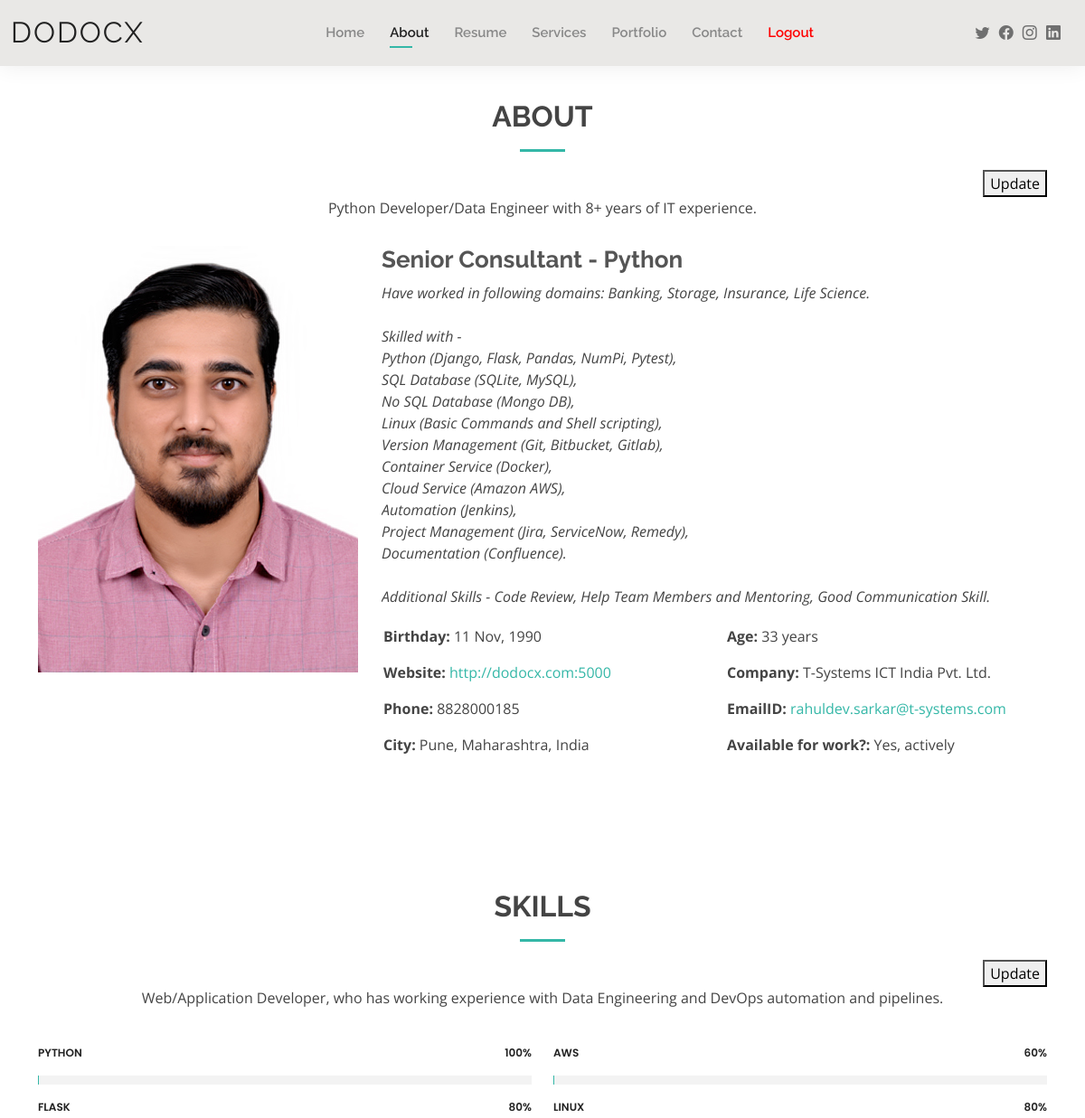
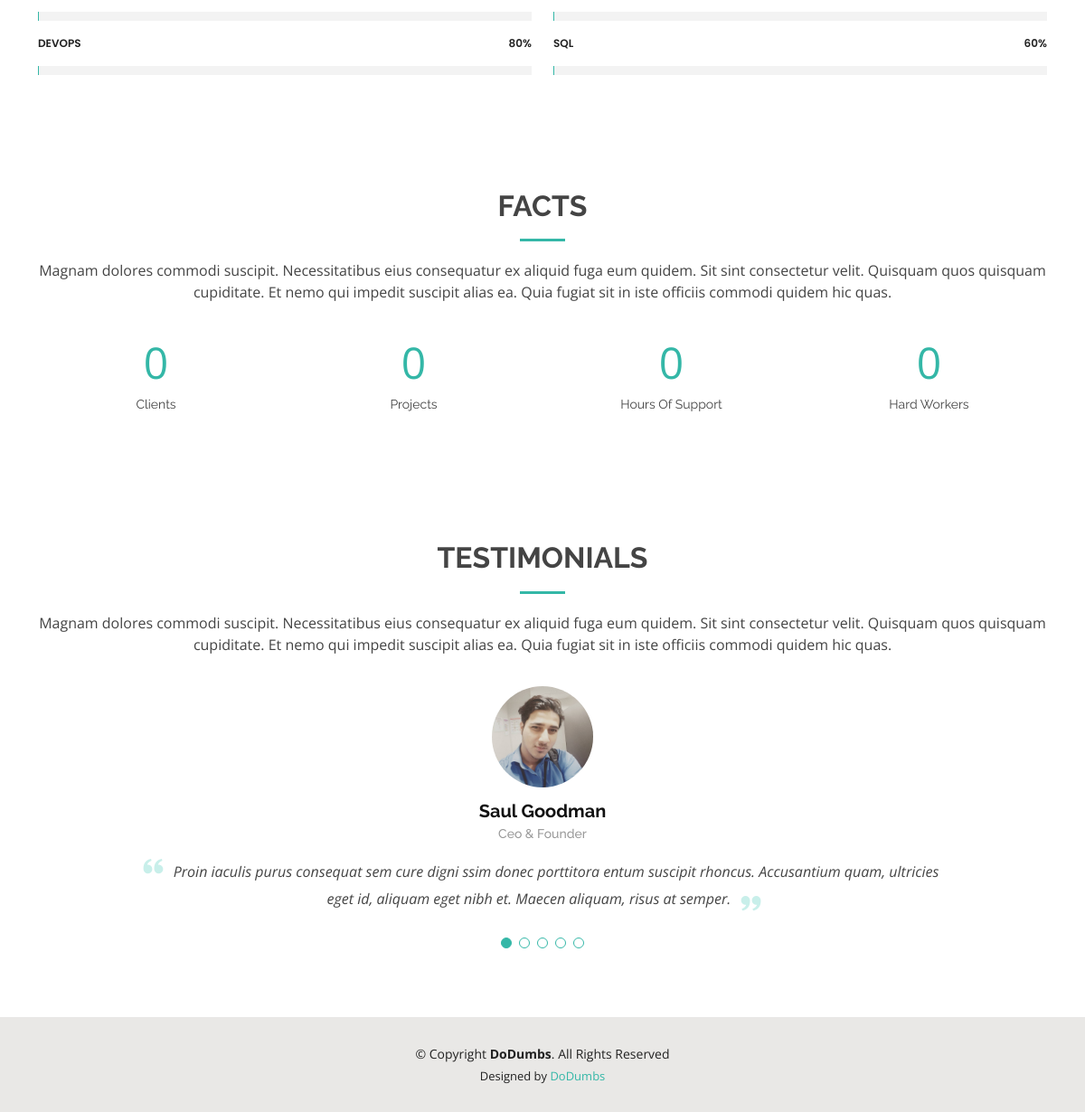
Page /about/ (signed in) on the committed database (2 pictures, top to bottom).
### database/models.py (models this page shows, shortened)
class AboutMe(db.Model):
    userid = db.Column("UserID", db.String(20), primary_key=True)
    email = db.Column("EmailID", db.String(100))
    summary = db.Column("Summary", db.String(64000))
    about = db.Column("About", db.String(16000000))
    company = db.Column("Company", db.String(100))
    dpfile = db.Column("DPFile", db.String(500))
    designation = db.Column("Designation", db.String(100))
    dob = db.Column("DOB", db.String(10))
    phone = db.Column("Phone", db.String(15))
    city = db.Column("City", db.String(100))
    availability = db.Column("Availability", db.Integer())
    website = db.Column("Website", db.String(100))

### views.py (the view)
@app.route("/about/")
@check_login
def about_me():
    userid = session[USERID]
    user_details = AboutMe.query.filter_by(userid=userid).first()
    about_fields = dict()
    about_fields[EMAIL] = anchorify(user_details.email, mailto=True)
    about_fields[SUMMARY] = user_details.summary
    about_fields[ABOUT] = url_detector(user_details.about)
    about_fields[COMPANY] = user_details.company
    about_fields[DPFILE] = user_details.dpfile
    if not about_fields[DPFILE]:
        about_fields[DPFILE] = PROFILE_PIC
    about_fields[DESIGNATION] = user_details.designation
    dob = user_details.dob
    if dob:
        about_fields[DOB] = dob_format(dob)
    else:
        about_fields[DOB] = None
    about_fields[PHONE] = user_details.phone
    about_fields[CITY] = user_details.city
    about_fields[WEBSITE] = anchorify(user_details.website)
    about_fields[AVAILABILITY] = JOB_ACTIVITY.get(user_details.availability)
    if about_fields[DOB]:
        about_fields[AGE] = calculate_age(dob)
    else:
        about_fields[AGE] = None
    if about_fields:
        session[ABOUT_ME] = about_fields
    return render_template(
        ABOUT_PAGE,
        **about_fields,
        skilldesc="Web/Application Developer, who has working experience with Data Engineering and DevOps automation and pipelines.",
        skill1="Python",
        progress1="100",
        skill2="Flask",
        progress2="80",
        skill3="DevOps",
        progress3="80",
        skill4="AWS",
        progress4="60",
        skill5="Linux",
        progress5="80",
        skill6="SQL",
        progress6="60",
    )

### common_functions/module.py (called while the page is built)
def calculate_age(dob):
    year, month, day = list(map(lambda s: int(s), dob.split("-")))
    birth_date = date(year, month, day)
    today = date.today()
    age = (
        today.year
        - birth_date.year
        - ((today.month, today.day) < (birth_date.month, birth_date.day))
    )
    return f"{age} years"

def anchorify(url, mailto=False):
    if not mailto:
        link = f"https://{url}" if not url.startswith("http") else url
        return f'<a target="_blank" href="{link}">{url}</a>'
    return f'<a target="_blank" href="mailto:{url}">{url}</a>'

def url_detector(para):
    regex = (
        r"(?i)\b((?:https?://|www\d{0,3}[.]|[a-z0-9.\-]+[.][a-z]{2,4}/)(?:[^\s()<>]+|\(([^\s()<>]+|"
        r"(\([^\s()<>]+\)))*\))+(?:\(([^\s()<>]+|(\([^\s()<>]+\)))*\)|[^\s`!()\[\]{};:'\".,<>?«»“”‘’]))"
    )
    urls = re.findall(regex, para)
    for url in urls:
        para = para.replace(url[0], anchorify(url[0]))
    return para

def check_login(route_func):
    @wraps(route_func)
    def validate():
        userid = session.get(USERID, None)
        if not userid:
            flash("You are not logged in. Please login.", MESSAGE)
            return redirect(url_for(LOGIN))
        return route_func()
    return validate

def dob_format(dob):
    months = {
        "01": "January",
        "02": "February",
        "03": "March",
        "04": "April",
        "05": "May",
        "06": "June",
        "07": "July",
        "08": "August",
        "09": "September",
        "10": "October",
        "11": "November",
        "12": "December",
    }
    year, month, day = dob.split("-")
    return f"{day} {months[month][:3]}, {year}"

### templates/about.html (shortened to what this page needs)
<!DOCTYPE html>
<html lang="en">
<head>
  <link href="../static/assets/vendor/aos/aos.css" rel="stylesheet">
  <link href="../static/assets/vendor/bootstrap/css/bootstrap.min.css" rel="stylesheet">
  <link href="../static/assets/vendor/bootstrap-icons/bootstrap-icons.css" rel="stylesheet">
  <link href="../static/assets/vendor/boxicons/css/boxicons.min.css" rel="stylesheet">
  <link href="../static/assets/vendor/glightbox/css/glightbox.min.css" rel="stylesheet">
  <link href="../static/assets/vendor/swiper/swiper-bundle.min.css" rel="stylesheet">
  <link href="../static/assets/css/style.css" rel="stylesheet">
</head>
<body>
  <header id="header" class="fixed-top">
    <div class="container-fluid d-flex justify-content-between align-items-center">
      <h1 class="logo me-auto me-lg-0"><a href="index.html">DoDocx</a></h1>
      <nav id="navbar" class="navbar order-last order-lg-0">
        <ul>
          <li><a href="/home">Home</a></li>
          <li><a class="active" href="/about">About</a></li>
          <li><a href="resume.html">Resume</a></li>
          <li><a href="services.html">Services</a></li>
          <li><a href="portfolio.html">Portfolio</a></li>
          <li><a href="contact.html">Contact</a></li>
          <li><a onclick="myFunction()" style="color:red;" href="#">Logout</a></li>
        </ul>
      </nav>
      <div class="header-social-links">
        <a href="#" class="twitter"><i class="bi bi-twitter"></i></a>
        <a href="#" class="facebook"><i class="bi bi-facebook"></i></a>
        <a href="#" class="instagram"><i class="bi bi-instagram"></i></a>
        <a href="#" class="linkedin"><i class="bi bi-linkedin"></i></a>
      </div>
    </div>
  </header>
  <main id="main">
    <section id="about" class="about">
      <div class="container" data-aos="fade-up">
        <div class="section-title">
          <h2>About</h2>
          <p align="right">
            <button type="button" onclick="location.href = './addormodify/';">Update</button>
          </p>
          <p>{{ summary }}</p>
        </div>
        <div class="row">
          <div class="col-lg-4">
            <img src="../static/profile_avatars/{{ dpfile }}" class="img-fluid" alt="">
          </div>
          <div class="col-lg-8 pt-4 pt-lg-0 content">
            <h3>{{ designation }}</h3>
            <p style="white-space: pre; overflow:auto; pointer-events: initial" class="fst-italic">{{ about|safe }}</p>
            <div class="row">
              <div class="col-lg-6">
                <ul>
                  <li><i class="bi bi-rounded-right"></i> <strong>Birthday:</strong> {{ dob }}</li>
                  <li><i class="bi bi-rounded-right"></i> <strong>Website:</strong> {{ website|safe }}</li>
                  <li><i class="bi bi-rounded-right"></i> <strong>Phone:</strong> {{ phone }}</li>
                  <li><i class="bi bi-rounded-right"></i> <strong>City:</strong> {{ city }}</li>
                </ul>
              </div>
              <div class="col-lg-6">
                <ul>
                  <li><i class="bi bi-rounded-right"></i> <strong>Age:</strong> {{ age }}</li>
                  <li><i class="bi bi-rounded-right"></i> <strong>Company:</strong> {{ company }}</li>
                  <li><i class="bi bi-rounded-right"></i> <strong>EmailID:</strong> {{ email|safe }}</li>
                  <li><i class="bi bi-rounded-right"></i> <strong>Available for work?:</strong> {{ availability }}</li>
                </ul>
              </div>
            </div>
          </div>
        </div>
      </div>
    </section>
    <section id="skills" class="skills">
      <div class="container" data-aos="fade-up">
        <div class="section-title">
          <h2>Skills</h2>
          <p align="right">
            <button type="button" onclick="location.href = './modifyskills/';">Update</button>
          </p>
          <p>{{ skilldesc }}</p>
        </div>
        <div class="row skills-content">
          <div class="col-lg-6">
            <div class="progress">
              <span class="skill">{{ skill1 }} <i class="val">{{ progress1 }}%</i></span>
              <div class="progress-bar-wrap">
              </div>
            </div>
            <div class="progress">
              <span class="skill">{{ skill2 }} <i class="val">{{ progress2 }}%</i></span>
              <div class="progress-bar-wrap">
              </div>
            </div>
            <div class="progress">
              <span class="skill">{{ skill3 }} <i class="val">{{ progress3 }}%</i></span>
              <div class="progress-bar-wrap">
              </div>
            </div>
          </div>
          <div class="col-lg-6">
            <div class="progress">
              <span class="skill">{{ skill4 }} <i class="val">{{ progress4 }}%</i></span>
              <div class="progress-bar-wrap">
              </div>
            </div>
            <div class="progress">
              <span class="skill">{{ skill5 }} <i class="val">{{ progress5 }}%</i></span>
              <div class="progress-bar-wrap">
              </div>
            </div>
            <div class="progress">
              <span class="skill">{{ skill6 }} <i class="val">{{ progress6 }}%</i></span>
              <div class="progress-bar-wrap">
              </div>
            </div>
          </div>
        </div>
      </div>
    </section>
    <section id="facts" class="facts">
      <div class="container" data-aos="fade-up">
        <div class="section-title">
          <h2>Facts</h2>
          <p>Magnam dolores commodi suscipit. Necessitatibus eius consequatur ex aliquid fuga eum quidem. Sit sint consectetur velit. Quisquam quos quisquam cupiditate. Et nemo qui impedit suscipit alias ea. Quia fugiat sit in iste officiis commodi quidem hic quas.</p>
        </div>
        <div class="row counters">
          <div class="col-lg-3 col-6 text-center">
            <span data-purecounter-start="0" data-purecounter-end="232" data-purecounter-duration="1" class="purecounter"></span>
            <p>Clients</p>
          </div>
          <div class="col-lg-3 col-6 text-center">
            <span data-purecounter-start="0" data-purecounter-end="521" data-purecounter-duration="1" class="purecounter"></span>
            <p>Projects</p>
          </div>
          <div class="col-lg-3 col-6 text-center">
            <span data-purecounter-start="0" data-purecounter-end="1463" data-purecounter-duration="1" class="purecounter"></span>
            <p>Hours Of Support</p>
          </div>
          <div class="col-lg-3 col-6 text-center">
            <span data-purecounter-start="0" data-purecounter-end="15" data-purecounter-duration="1" class="purecounter"></span>
            <p>Hard Workers</p>
          </div>
        </div>
      </div>
    </section>
    <section id="testimonials" class="testimonials">
      <div class="container" data-aos="fade-up">
        <div class="section-title">
          <h2>Testimonials</h2>
          <p>Magnam dolores commodi suscipit. Necessitatibus eius consequatur ex aliquid fuga eum quidem. Sit sint consectetur velit. Quisquam quos quisquam cupiditate. Et nemo qui impedit suscipit alias ea. Quia fugiat sit in iste officiis commodi quidem hic quas.</p>
        </div>
        <div class="testimonials-slider swiper" data-aos="fade-up" data-aos-delay="100">
          <div class="swiper-wrapper">
            <div class="swiper-slide">
              <div class="testimonial-item">
                <img src="../static/assets/img/testimonials/testimonials-1.jpg" class="testimonial-img" alt="">
                <h3>Saul Goodman</h3>
                <h4>Ceo &amp; Founder</h4>
                <p>
                  <i class="bx bxs-quote-alt-left quote-icon-left"></i>
                  Proin iaculis purus consequat sem cure digni ssim donec porttitora entum suscipit rhoncus. Accusantium quam, ultricies eget id, aliquam eget nibh et. Maecen aliquam, risus at semper.
                  <i class="bx bxs-quote-alt-right quote-icon-right"></i>
                </p>
              </div>
            </div>
          </div>
          <div class="swiper-pagination"></div>
        </div>
      </div>
    </section>
  </main>
  <footer id="footer">
    <div class="container">
      <div class="copyright">
        &copy; Copyright <strong><span>DoDumbs</span></strong>. All Rights Reserved
      </div>
      <div class="credits">
        Designed by <a href="https://www.dodumbs.com/">DoDumbs</a>
      </div>
    </div>
  </footer>
</body>
</html>

### static/assets/css/style.css (style rules this page uses)
body { font-family: "Open Sans", sans-serif; color: #444444; }
a { color: #34b7a7; text-decoration: none; }
h1, h2, h3, h4, h5, h6 { font-family: "Raleway", sans-serif; }
#main { margin-top: 50px; }
#header { background: #e9e8e6; box-shadow: 0px 0px 25px 0 rgba(0, 0, 0, 0.08); z-index: 997; padding: 15px 0; }
#header .logo { font-size: 32px; margin: 0; padding: 0; line-height: 1; font-weight: 400; letter-spacing: 2px; text-transform: uppercase; }
#header .logo a { color: #222222; }
.header-social-links { padding-right: 15px; }
.header-social-links a { color: #6f6f6f; padding-left: 6px; display: inline-block; line-height: 0px; transition: 0.3s; font-size: 16px; }
.navbar { padding: 0; }
.navbar ul { margin: 0; padding: 0; display: flex; list-style: none; align-items: center; }
.navbar li { position: relative; padding: 10px 0 10px 28px; }
.navbar a, .navbar a:focus { display: flex; align-items: center; justify-content: space-between; font-family: "Raleway", sans-serif; font-size: 15px; font-weight: 600; color: #888888; white-space: nowrap; transition: 0.3s; position: relative; }
.navbar>ul>li>a:before { content: ""; position: absolute; width: 0; height: 2px; bottom: -5px; left: 0; background-color: #34b7a7; visibility: hidden; width: 0px; transition: all 0.3s ease-in-out 0s; }
.navbar a:hover:before, .navbar li:hover>a:before, .navbar .active:before { visibility: visible; width: 25px; }
.navbar a:hover, .navbar .active, .navbar .active:focus, .navbar li:hover>a { color: #222222; }
section { padding: 60px 0; }
.section-title { text-align: center; padding-bottom: 30px; }
.section-title h2 { font-size: 32px; font-weight: bold; text-transform: uppercase; margin-bottom: 20px; padding-bottom: 20px; position: relative; }
.section-title h2::after { content: ""; position: absolute; display: block; width: 50px; height: 3px; background: #34b7a7; bottom: 0; left: calc(50% - 25px); }
.section-title p { margin-bottom: 0; }
.about .content h3 { font-weight: 700; font-size: 26px; color: #555555; }
.about .content ul { list-style: none; padding: 0; }
.about .content ul li { padding-bottom: 10px; }
.about .content ul i { font-size: 20px; padding-right: 2px; color: #34b7a7; }
.skills .progress { height: 60px; display: block; background: none; border-radius: 0; }
.skills .progress .skill { padding: 10px 0; margin: 0 0 6px 0; text-transform: uppercase; display: block; font-weight: 600; font-family: "Poppins", sans-serif; color: #222222; }
.skills .progress .skill .val { float: right; font-style: normal; }
.skills .progress-bar-wrap { background: #f3f3f3; }
.facts .counters span { font-size: 48px; display: block; color: #34b7a7; }
.facts .counters p { padding: 0; margin: 0 0 20px 0; font-family: "Raleway", sans-serif; font-size: 14px; }
.testimonials .testimonials-carousel, .testimonials .testimonials-slider { overflow: hidden; }
.testimonials .testimonial-item { text-align: center; }
.testimonials .testimonial-item .testimonial-img { width: 120px; border-radius: 50%; border: 4px solid #fff; margin: 0 auto; }
.testimonials .testimonial-item h3 { font-size: 20px; font-weight: bold; margin: 10px 0 5px 0; color: #111; }
.testimonials .testimonial-item h4 { font-size: 14px; color: #999; margin: 0 0 15px 0; }
.testimonials .testimonial-item .quote-icon-left, .testimonials .testimonial-item .quote-icon-right { color: #c8efea; font-size: 26px; }
.testimonials .testimonial-item .quote-icon-left { display: inline-block; left: -5px; position: relative; }
.testimonials .testimonial-item .quote-icon-right { display: inline-block; right: -5px; position: relative; top: 10px; }
.testimonials .testimonial-item p { font-style: italic; margin: 0 auto 15px auto; }
@media (min-width: 992px) { .testimonials .testimonial-item p { width: 80%; } }
.testimonials .swiper-pagination { margin-top: 20px; position: relative; }
#footer { background: #e9e8e6; padding: 30px 0; color: #222222; font-size: 14px; text-align: center; }
#footer .credits { padding-top: 5px; font-size: 13px; }
#footer .credits a { color: #34b7a7; }

### rows in the picture
AboutMe: Summary "Python Developer/Data Engineer with 8+ years of IT experience.", DPFile (picture), Designation "Senior Consultant - Python", About "Have worked in following domains: Banking, Storage, Insurance, Life Science. Skilled with - Python (Django, Flask, Pandas, NumPi, Pytest), SQL Database (SQLite, MySQL), No SQL Database (Mongo DB), Linux (Basic Commands and Shell scripting), Version Management (Git, Bitbucket, Gitlab), Container Service (Docker), Cloud Service (Amazon AWS), Automation (Jenkins), Project Management (Jira, ServiceNow, Remedy), Documentation (Confluence). Additional Skills - Code Review, Help Team Members and Mentoring, Good Communication Skill.", Website "http://dodocx.com:5000", Phone "8828000185", City "Pune, Maharashtra, India", Company "T-Systems ICT India Pvt. Ltd.", EmailID "rahuldev.sarkar@t-systems.com"

### other values in the picture
{{ dob }} "11 Nov, 1990"
{{ age }} "33 years"
{{ availability }} "Yes, actively"
{{ skilldesc }} "Web/Application Developer, who has working experience with Data Engineering and DevOps automation and pipelines."
{{ skill1 }} "PYTHON"
{{ progress1 }} "100"
{{ skill2 }} "FLASK"
{{ progress2 }} "80"
{{ skill3 }} "DEVOPS"
{{ progress3 }} "80"
{{ skill4 }} "AWS"
{{ progress4 }} "60"
{{ skill5 }} "LINUX"
{{ progress5 }} "80"
{{ skill6 }} "SQL"
